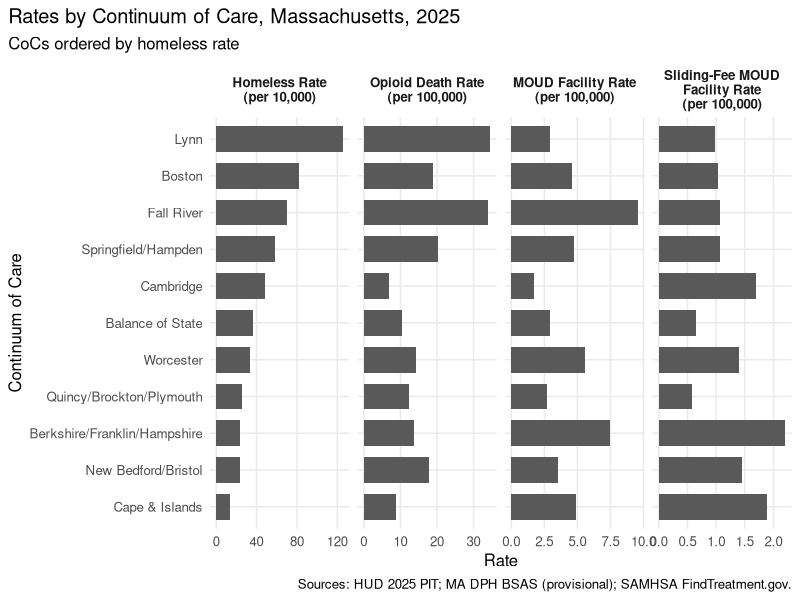
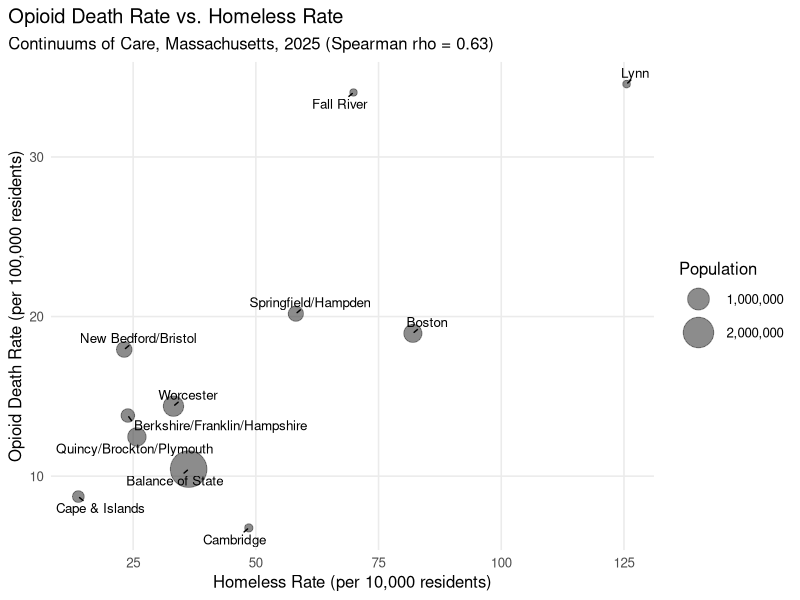
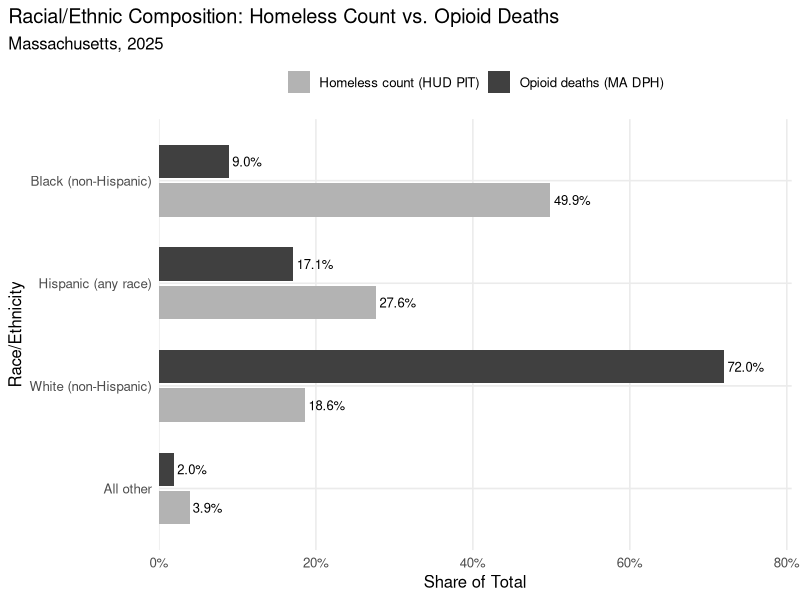

The R source for these figures, in order:
# 03_figures.R
# Exploratory figures for the MA homelessness / opioid overdose / treatment project.
# Reads only files already in data/processed/. Writes PNGs to output/figures/.
# Run from the RStudio project (homeless-od-mismatch.Rproj) so here() resolves.

library(here)
library(readr)
library(dplyr)
library(tidyr)
library(forcats)
library(ggplot2)
library(scales)
library(ggrepel)   # install.packages("ggrepel") if needed, then renv::snapshot()

dir.create(here("output", "figures"), recursive = TRUE, showWarnings = FALSE)

# ---- 1. Load and check ------------------------------------------------------
coc <- read_csv(here("data", "processed", "coc_summary_ma.csv"), show_col_types = FALSE)
need <- c("coc_number", "pit_overall", "population", "deaths_2025", "fac_moud", "fac_narrow_a2")
stopifnot(all(need %in% names(coc)), nrow(coc) == 11)
stopifnot(sum(coc$pit_overall) == 28311, sum(coc$deaths_2025) == 971)  # tie-out totals

labels <- tribble(
  ~coc_number, ~coc_label,
  "MA-500", "Boston",
  "MA-502", "Lynn",
  "MA-503", "Cape & Islands",
  "MA-504", "Springfield/Hampden",
  "MA-505", "New Bedford/Bristol",
  "MA-506", "Worcester",
  "MA-507", "Berkshire/Franklin/Hampshire",
  "MA-509", "Cambridge",
  "MA-511", "Quincy/Brockton/Plymouth",
  "MA-515", "Fall River",
  "MA-516", "Balance of State"
)

d <- coc |>
  left_join(labels, by = "coc_number") |>
  mutate(
    homeless_per_10k   = pit_overall / population * 1e4,
    deaths_per_100k    = deaths_2025 / population * 1e5,
    moud_per_100k      = fac_moud / population * 1e5,
    sliding_per_100k   = fac_narrow_a2 / population * 1e5
  )
stopifnot(!anyNA(d$coc_label))

theme_set(theme_minimal(base_size = 12) +
            theme(plot.title.position = "plot",
                  panel.grid.minor = element_blank(),
                  strip.text = element_text(face = "bold")))

# ---- 2. Figure 1: four measures by CoC, same order in every panel ----------
order_levels <- d |> arrange(homeless_per_10k) |> pull(coc_label)

long <- d |>
  select(coc_label, homeless_per_10k, deaths_per_100k, moud_per_100k, sliding_per_100k) |>
  pivot_longer(-coc_label, names_to = "measure", values_to = "value") |>
  mutate(
    coc_label = factor(coc_label, levels = order_levels),
    measure = factor(measure,
      levels = c("homeless_per_10k", "deaths_per_100k", "moud_per_100k", "sliding_per_100k"),
      labels = c("Homeless Rate\n(per 10,000)", "Opioid Death Rate\n(per 100,000)",
                 "MOUD Facility Rate\n(per 100,000)", "Sliding-Fee MOUD\nFacility Rate\n(per 100,000)"))
  )

fig1 <- ggplot(long, aes(value, coc_label)) +
  geom_col(width = 0.7, fill = "grey35") +
  facet_wrap(~ measure, nrow = 1, scales = "free_x") +
  labs(title = "Rates by Continuum of Care, Massachusetts, 2025",
       subtitle = "CoCs ordered by homeless rate",
       caption = "Sources: HUD 2025 PIT; MA DPH BSAS (provisional); SAMHSA FindTreatment.gov.",
       x = "Rate", y = "Continuum of Care")
ggsave(here("output", "figures", "fig1_rates_by_coc.png"), fig1, width = 12, height = 5, dpi = 300, bg = "white")

# ---- 3. Figure 2: homelessness vs deaths ------------------------------------
rho <- cor(d$homeless_per_10k, d$deaths_per_100k, method = "spearman")

fig2 <- ggplot(d, aes(homeless_per_10k, deaths_per_100k)) +
  geom_point(aes(size = population), alpha = 0.6, colour = "grey25") +
  geom_text_repel(aes(label = coc_label), size = 3.4, min.segment.length = 0.2) +
  scale_size_area(max_size = 12, labels = label_comma(), name = "Population") +
  labs(title = "Opioid Death Rate vs. Homeless Rate",
       subtitle = sprintf("Continuums of Care, Massachusetts, 2025 (Spearman rho = %.2f)", rho),
       x = "Homeless Rate (per 10,000 residents)", y = "Opioid Death Rate (per 100,000 residents)")
ggsave(here("output", "figures", "fig2_homeless_vs_deaths.png"), fig2, width = 8, height = 6, dpi = 300, bg = "white")

# ---- 4. Figure 3: race shares (context, not a disparity estimate) -----------
pit <- read_csv(here("data", "processed", "pit_2025_ma_coc.csv"), show_col_types = FALSE)
pit_tot <- sum(pit$overall_homeless)
pit_race <- tibble(
  group = c("Black (non-Hispanic)", "Hispanic (any race)", "White (non-Hispanic)"),
  n = c(sum(pit$nh_black), sum(pit$hispanic_total), sum(pit$nh_white))
)
pit_race <- bind_rows(pit_race, tibble(group = "All other", n = pit_tot - sum(pit_race$n)))

# Statewide opioid-death counts by race, 2025, copied from the MA DPH dashboard
# "Opioid-Related Overdose Deaths Trend" visual. TODO: read these from the raw
# download in data/raw/ instead of typing them, so the figure is fully reproducible.
dph_total <- sum(coc$deaths_2025)
dph_race <- tibble(
  group = c("Black (non-Hispanic)", "Hispanic (any race)", "White (non-Hispanic)"),
  n = c(87, 166, 699)
)
dph_race <- bind_rows(dph_race, tibble(group = "All other", n = dph_total - sum(dph_race$n)))

race <- bind_rows(
  pit_race |> mutate(source = "Homeless count (HUD PIT)", share = n / sum(n)),
  dph_race |> mutate(source = "Opioid deaths (MA DPH)", share = n / sum(n))
) |> mutate(group = factor(group, levels = rev(c("Black (non-Hispanic)", "Hispanic (any race)",
                                                  "White (non-Hispanic)", "All other"))))

fig3 <- ggplot(race, aes(share, group, fill = source)) +
  geom_col(position = position_dodge(width = 0.75), width = 0.65) +
  geom_text(aes(label = percent(share, accuracy = 0.1)),
            position = position_dodge(width = 0.75), hjust = -0.1, size = 3.3) +
  scale_x_continuous(labels = percent, expand = expansion(mult = c(0, 0.12))) +
  scale_fill_manual(values = c("grey70", "grey25"), name = NULL) +
  labs(title = "Racial/Ethnic Composition: Homeless Count vs. Opioid Deaths",
       subtitle = "Massachusetts, 2025",
       x = "Share of Total", y = "Race/Ethnicity") +
  theme(legend.position = "top")
ggsave(here("output", "figures", "fig3_race_shares.png"), fig3, width = 8, height = 4.5, dpi = 300, bg = "white")

message("Wrote 3 figures to output/figures/")
